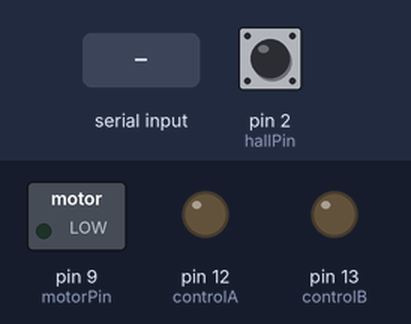
The sketch below on a simulated Arduino Uno, built with avr-gcc and run on an emulated ATmega328P. On the bench: switched loads named in the sketch (green lamp = pin HIGH), output pins drawn as LEDs (lit = HIGH). The inputs (shaded band) are chosen by the test bench; at power-on: pin 2 (hallPin) HIGH. What the sketch prints to the serial monitor is not drawn.

Above: at 1.2 s.
1.3 s: "c" received over Serial
At 2.5 s:
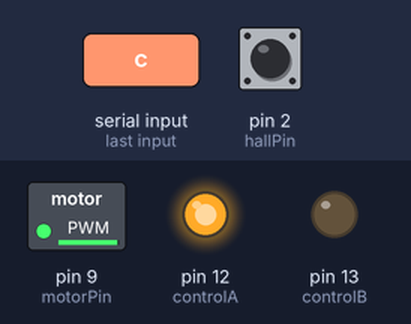
2.8 s: "v" received over Serial
At 3.5 s:
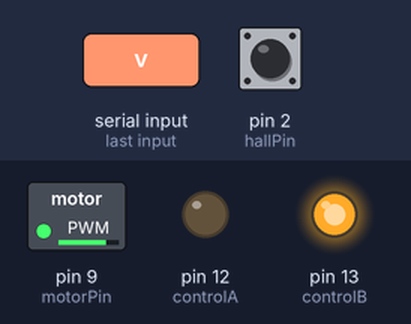
4.3 s: "b" received over Serial
At 4.7 s:
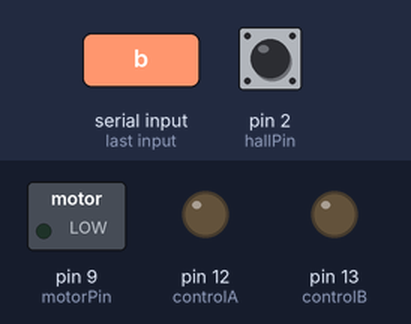
Timing chart, 0 to 7.3 s (numbered marks = the images above; inputs shaded):
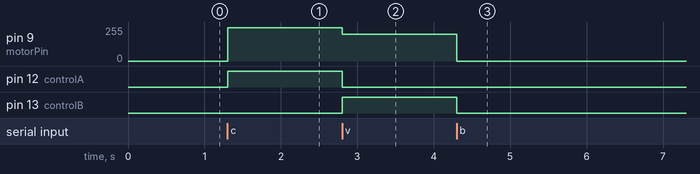

The sketch:

controller.ino
```cpp
#include <Wire.h>

byte val = 0;

#define hallPin 2
#define syncPin 3
#define motorPin 9
#define controlA 12
#define controlB 13

volatile unsigned long startTime = 0;
volatile unsigned long endTime = 0;
volatile unsigned long counter = 0;
volatile float frequency = 0;
float target = 20.0; // Hz
int controlOn = 0;
int motorVal = 0;

void setup()
{
  pinMode(hallPin, INPUT);
  digitalWrite(hallPin, HIGH);
  pinMode(syncPin, INPUT);
  digitalWrite(syncPin, HIGH);

  pinMode(controlA, OUTPUT);
  digitalWrite(controlA, LOW);
  pinMode(controlB, OUTPUT);
  digitalWrite(controlB, LOW);  // CCW rotation
  pinMode(motorPin, OUTPUT);
  analogWrite(motorPin, motorVal);

//  Serial.begin (115200);
  Serial.begin (9600);
  Wire.begin();

  // Attach interrupts
  //attachInterrupt(syncPin-2, read_sync, RISING);
  attachInterrupt(hallPin-2, read_encoder, RISING);
}

void loop()
{
  Serial.println(frequency);

  if (controlOn == 1) {
    controlAlgorithm();
  }


  char keypress = 'a';
  if (Serial.available()) {
    // read the most recent byte (0-255):
    // or most recent char
    keypress = Serial.read();
  }

  // if cmd key is pressed
  if (keypress == 'z') {  // fast mode
    setMode();
    test(keypress);

  } else if (keypress == 'x') {  // regular mode
    resetMode();
    test(keypress);

  } else if (keypress == 'c') {  // forward
    digitalWrite(controlA, HIGH);
    digitalWrite(controlB, LOW);
    controlOn = 0;   //1;
    motorVal = 250;
    analogWrite(motorPin, motorVal);
    test(keypress);

  } else if (keypress == 'v') {  // backward
    digitalWrite(controlA, LOW);
    digitalWrite(controlB, HIGH);
    controlOn = 0;
    motorVal = 200;
    analogWrite(motorPin, motorVal);
    test(keypress);

  } else if (keypress == 'b') {  // brake
    controlOn = 0;
    motorVal = 0;
    analogWrite(motorPin, motorVal);
    digitalWrite(controlA, LOW);
    digitalWrite(controlB, LOW);
    test(keypress);

  } else {
    //test(keypress);
  }

}


void read_encoder()
{
  counter++;
  endTime = micros();
  frequency = 500000.0 / ((float)(endTime - startTime));
  startTime = endTime;
}


void controlAlgorithm() {
  float error = target - abs(frequency);

  if (error < -0.2) { motorVal = motorVal - 1; }
  if (error > 0.2) { motorVal = motorVal + 1; }

  if (motorVal > 255) { motorVal = 255; }
  else if (motorVal < 0) { motorVal = 0; }

  analogWrite(motorPin, motorVal);

  Serial.print("    motorVal = ");
  Serial.println(motorVal);

}


void setMode() {
  // Pico address
  Wire.beginTransmission(B0011011); // x36/37
  // subaddress
  Wire.write(B00011111); //x1F
  // unused bytes
  Wire.write(val);
  Wire.write(val);
  Wire.write(val);
  // data
  Wire.write(B00000110); // x6
  Wire.endTransmission();
}

void resetMode() {
  // Pico address
  Wire.beginTransmission(B0011011); // x36/37
  // subaddress
  Wire.write(B00011111); //x1F
  // unused bytes
  Wire.write(val);
  Wire.write(val);
  Wire.write(val);
  // data
  Wire.write(val); // x0
  Wire.endTransmission();
}

void test(char kp) {
  Serial.print("Key pressed: ");
  Serial.println(kp);
}
```

Measured:
- after the input at 1.3 s, pin 9 (motorPin): 0/255 → 250/255 at once; pin 12 (controlA): LOW → HIGH at once
- after the input at 2.8 s, pin 9 (motorPin): 250/255 → 200/255 at once; pin 12 (controlA): HIGH → LOW at once; pin 13 (controlB): LOW → HIGH at once
- after the input at 4.3 s, pin 9 (motorPin): 200/255 → 0/255 at once; pin 13 (controlB): HIGH → LOW at once
